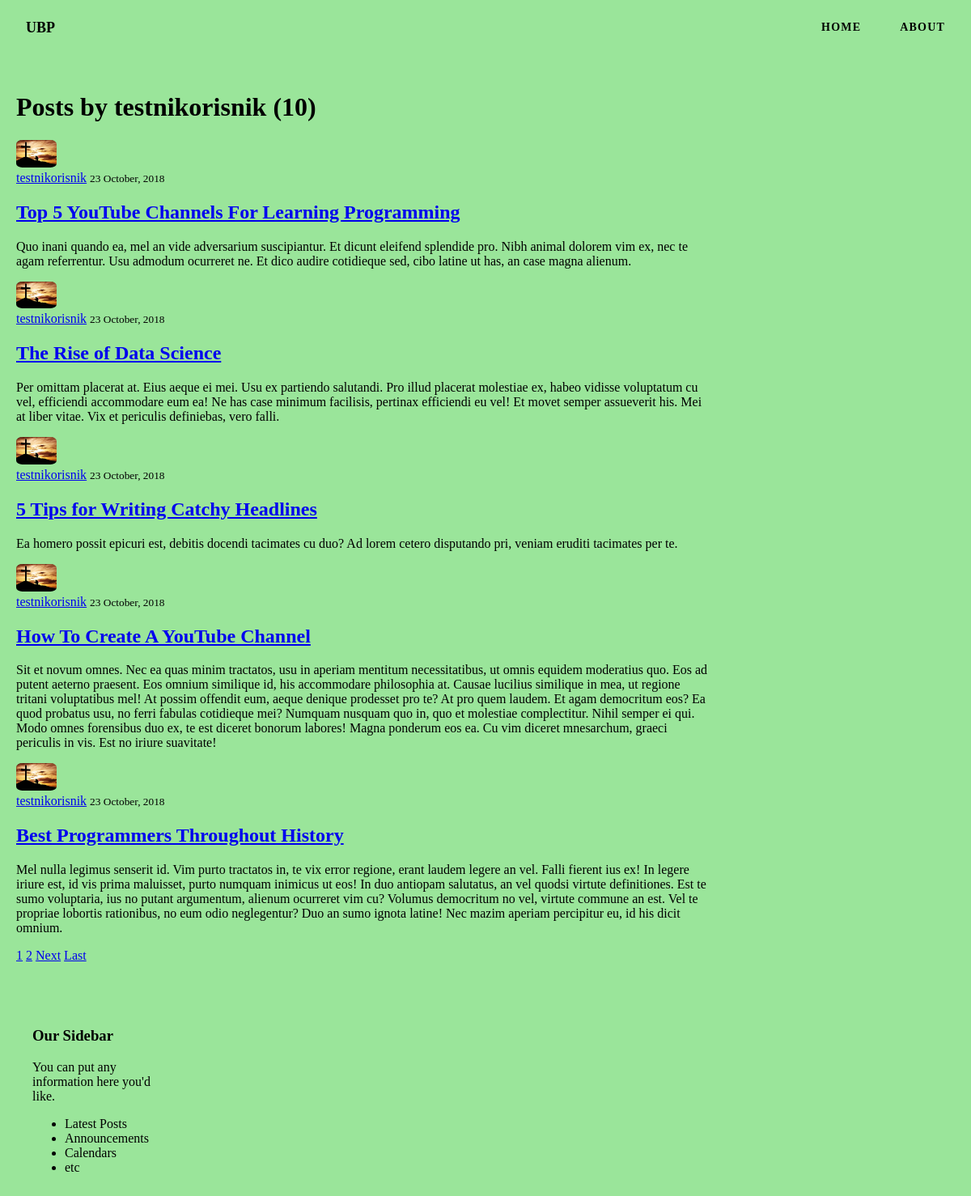
Screenshot of /user/testnikorisnik with the database file from the repository.
### blog/models.py (models this page shows, shortened)
class Post(models.Model):
    title = models.CharField(max_length=100)
    content = models.TextField()
    date_posted = models.DateTimeField(default=timezone.now)
    author = models.ForeignKey(User, on_delete=models.CASCADE)  # on_delete = u slučaju kada se obriše user, obrisati će se i svi njegovi postovi

### users/models.py (models this page shows, shortened)
class Profile(models.Model):
    user = models.OneToOneField(User, on_delete=models.CASCADE)
    image = models.ImageField(default='default.jpg', upload_to='profile_pics')

### blog/views.py (the view)
# urls.py: path('user/<str:username>', UserPostListView.as_view(), name='user-posts'),
class UserPostListView(ListView):
    model = Post
    template_name = 'blog/user_posts.html'
    context_object_name = 'posts'
    paginate_by = 5     # podešavanje koliko postova po stranici
    def get_queryset(self):
        user = get_object_or_404(User, username=self.kwargs.get('username'))
        return Post.objects.filter(author=user).order_by('-date_posted')

### blog/templates/blog/user_posts.html (shortened to what this page needs)
{% extends "blog/base.html" %}
{% block content %}
    <h1 class="">Posts by {{ view.kwargs.username }} ({{ page_obj.paginator.count }})</h1>
    {% for post in posts %}
        <article class="">
            <img class="user-logo" src="{{ post.author.profile.image.url }}">
            <div class="">
                <div class="">
                    <a class="" href="{% url 'user-posts' post.author.username %}">{{ post.author }}</a>
                    <small class="">{{ post.date_posted|date:"d F, Y" }}</small>
                </div>
                <h2><a class="" href="{% url 'post-detail' post.id %}">{{ post.title }}</a></h2>
                <p class="">{{ post.content }}</p>
            </div>
        </article>
    {% endfor %}
    {% if is_paginated %}
        {% for num in page_obj.paginator.page_range %}
            {% if page_obj.number == num %}
                <a class="" href="?page={{ num }}">{{ num }}</a>
            {% elif num > page_obj.number|add:'-3' and num < page_obj.number|add:'3' %}
                <a class="" href="?page={{ num }}">{{ num }}</a>
            {% endif %}
        {% endfor %}
        {% if page_obj.has_next %}
            <a class="" href="?page={{ page_obj.next_page_number }}">Next</a>
            <a class="" href="?page={{ page_obj.paginator.num_pages }}">Last</a>
        {% endif %}
    {% endif %}
{% endblock content %}

### blog/static/blog/main.css (style rules this page uses)
* { box-sizing: border-box; }
html { margin: 0; padding: 0; width: 100%; height: 100vh; }
body { margin: 0; padding: 0; width: 100%; height: 100vh; font-family: Poppins; font-weight: 400; background-color: #9ae59a; }
.user-logo { width: 50px; height: auto; border-radius: 15%; }

### rows the page displays
Post: author.profile.image (placeholder picture), author "testnikorisnik", date_posted "23 October, 2018", title "Top 5 YouTube Channels For Learning Programming", content "Quo inani quando ea, mel an vide adversarium suscipiantur. Et dicunt eleifend splendide pro. Nibh animal dolorem vim ex, nec te agam referrentur. Usu admodum ocurreret ne. Et dico audire cotidieque sed, cibo latine ut has, an case magna alienum."
Post: author.profile.image (placeholder picture), author "testnikorisnik", date_posted "23 October, 2018", title "The Rise of Data Science", content "Per omittam placerat at. Eius aeque ei mei. Usu ex partiendo salutandi. Pro illud placerat molestiae ex, habeo vidisse voluptatum cu vel, efficiendi accommodare eum ea! Ne has case minimum facilisis, pertinax efficiendi eu vel! Et movet semper assueverit his. Mei at liber vitae. Vix et periculis definiebas, vero falli."
Post: author.profile.image (placeholder picture), author "testnikorisnik", date_posted "23 October, 2018", title "5 Tips for Writing Catchy Headlines", content "Ea homero possit epicuri est, debitis docendi tacimates cu duo? Ad lorem cetero disputando pri, veniam eruditi tacimates per te."
Post: author.profile.image (placeholder picture), author "testnikorisnik", date_posted "23 October, 2018", title "How To Create A YouTube Channel", content "Sit et novum omnes. Nec ea quas minim tractatos, usu in aperiam mentitum necessitatibus, ut omnis equidem moderatius quo. Eos ad putent aeterno praesent. Eos omnium similique id, his accommodare philosophia at. Causae lucilius similique in mea, ut regione tritani voluptatibus mel! At possim offendit eum, aeque denique prodesset pro te? At pro quem laudem. Et agam democritum eos? Ea quod probatus usu, no ferri fabulas cotidieque mei? Numquam nusquam quo in, quo et molestiae complectitur. Nihil semper ei qui. Modo omnes forensibus duo ex, te est diceret bonorum labores! Magna ponderum eos ea. Cu vim diceret mnesarchum, graeci periculis in vis. Est no iriure suavitate!"
Post: author.profile.image (placeholder picture), author "testnikorisnik", date_posted "23 October, 2018", title "Best Programmers Throughout History", content "Mel nulla legimus senserit id. Vim purto tractatos in, te vix error regione, erant laudem legere an vel. Falli fierent ius ex! In legere iriure est, id vis prima maluisset, purto numquam inimicus ut eos! In duo antiopam salutatus, an vel quodsi virtute definitiones. Est te sumo voluptaria, ius no putant argumentum, alienum ocurreret vim cu? Volumus democritum no vel, virtute commune an est. Vel te propriae lobortis rationibus, no eum odio neglegentur? Duo an sumo ignota latine! Nec mazim aperiam percipitur eu, id his dicit omnium."

### other values shown
{{ view.kwargs.username }} "testnikorisnik"
{{ page_obj.paginator.count }} "10"
{{ num }} "1"
{{ num }} "2"
